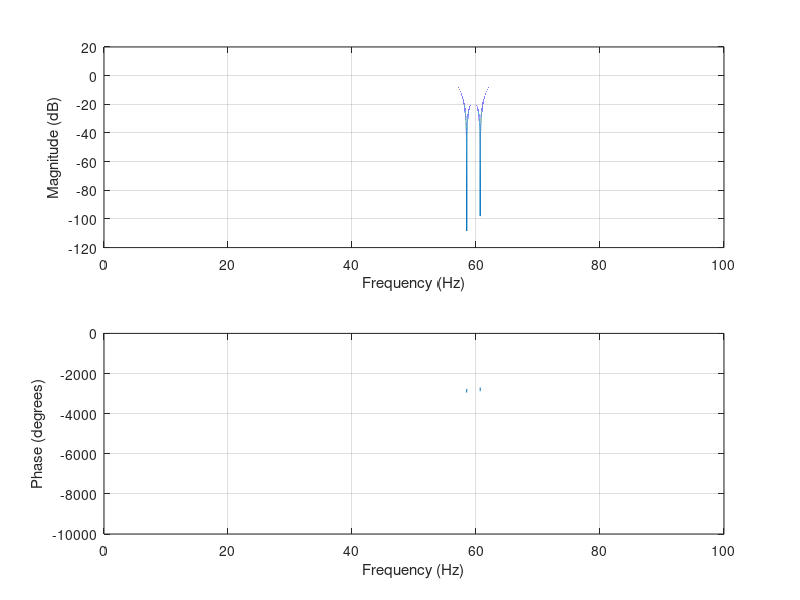

This chart was generated by the following MATLAB code:
% Generate coefficients for a FIR notch filter
% tonyfu97@uw.edu, Feb 2023
% Credit: https://www.mathworks.com/matlabcentral/answers/1591484-i-want-to-remove-50hz-noise-using-fir-notch-filter-in-ecg-signal

fs = 350;  % sampling freq in Hz
lowpass = false;

if lowpass
    fc = 30;
    n = 31;
    hh = fir1(n, fc./(fs/2), 'low');
else
    fcomb = [55 59 61 64];  % cutoff freq in [pass1 stop1 stop2 pass2] format
    mags = [1 0 1];
    dev = [[0.5 0.1 0.5]];
    [n,Wn,beta,ftype] = kaiserord(fcomb,mags,dev,fs);
    hh = fir1(n,Wn,ftype,kaiser(n+1,beta),'noscale');
end

% visualize frequency response
figure
freqz(hh, 1, 2^20, fs)
set(subplot(2,1,1), 'XLim', [0 100])
set(subplot(2,1,2), 'XLim', [0 100])

% print out coefficients in C array format
disp(['const float h[] = {', sprintf('%0.8f,', hh), '};']);